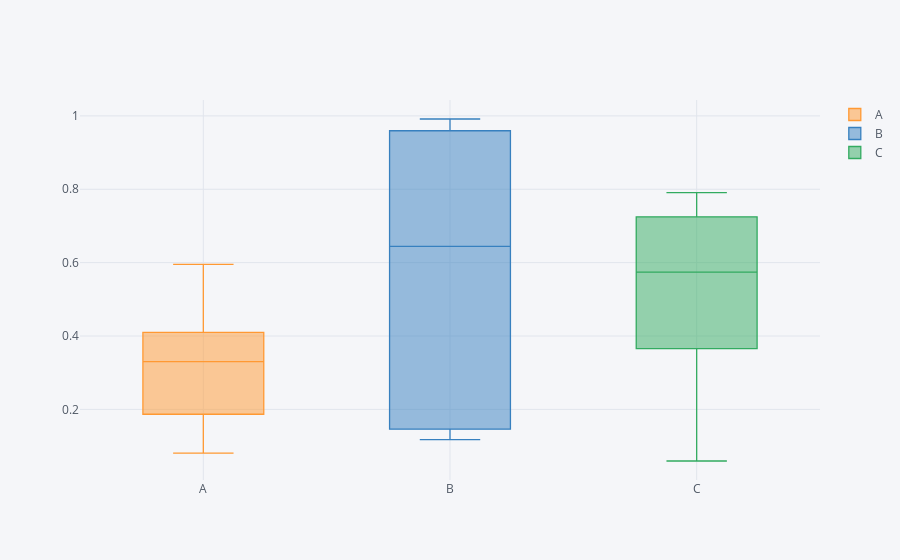

The notebook cell this image was saved under:
### Code cell
df.iplot(kind="box")

### Figure 1 — Plotly figure (JSON) as saved in the notebook; plotly's stock layout.template omitted (floating-point values rounded to 4 significant figures)
{"data": [{"boxpoints": false, "line": {"width": 1.3}, "marker": {"color": "rgba(255, 153, 51, 1.0)"}, "name": "A", "orientation": "v", "type": "box", "y": [0.444, 0.2859, 0.3214, 0.5955, 0.1868, 0.4102, 0.0805, 0.141, 0.3386, 0.3389]}, {"boxpoints": false, "line": {"width": 1.3}, "marker": {"color": "rgba(55, 128, 191, 1.0)"}, "name": "B", "orientation": "v", "type": "box", "y": [0.1176, 0.7112, 0.5772, 0.9593, 0.1232, 0.9595, 0.9915, 0.9887, 0.2712, 0.146]}, {"boxpoints": false, "line": {"width": 1.3}, "marker": {"color": "rgba(50, 171, 96, 1.0)"}, "name": "C", "orientation": "v", "type": "box", "y": [0.7248, 0.5574, 0.7906, 0.6578, 0.4987, 0.05928, 0.7738, 0.3657, 0.3137, 0.5908]}], "layout": {"legend": {"bgcolor": "#F5F6F9", "font": {"color": "#4D5663"}}, "paper_bgcolor": "#F5F6F9", "plot_bgcolor": "#F5F6F9", "title": {"font": {"color": "#4D5663"}}, "xaxis": {"gridcolor": "#E1E5ED", "showgrid": true, "tickfont": {"color": "#4D5663"}, "title": {"font": {"color": "#4D5663"}, "text": ""}, "zerolinecolor": "#E1E5ED"}, "yaxis": {"gridcolor": "#E1E5ED", "showgrid": true, "tickfont": {"color": "#4D5663"}, "title": {"font": {"color": "#4D5663"}, "text": ""}, "zerolinecolor": "#E1E5ED"}}}
